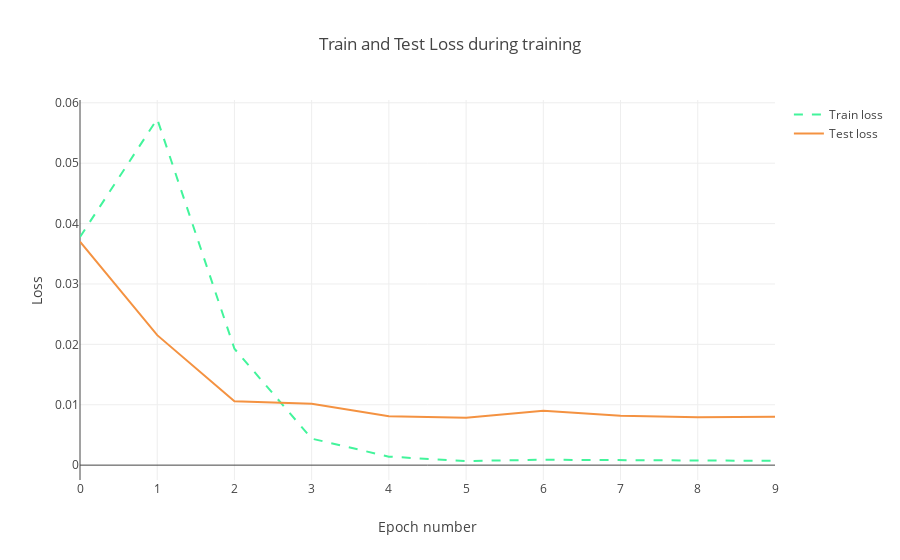

This figure's notebook cell:
### Code cell
trace1 = go.Scatter(
    x = np.arange(0, len(history.history['loss']), 1),
    y = history.history['loss'],
    mode = 'lines',
    name = 'Train loss',
    line = dict(color=('rgb(66, 244, 155)'), width=2, dash='dash')
)
trace2 = go.Scatter(
    x = np.arange(0, len(history.history['val_loss']), 1),
    y = history.history['val_loss'],
    mode = 'lines',
    name = 'Test loss',
    line = dict(color=('rgb(244, 146, 65)'), width=2)
)

data = [trace1, trace2]
layout = dict(title = 'Train and Test Loss during training',
              xaxis = dict(title = 'Epoch number'), yaxis = dict(title = 'Loss'))
fig = dict(data=data, layout=layout)
py.iplot(fig, filename='training_process')

### Figure 1 — Plotly figure (JSON) as saved in the notebook; plotly's stock layout.template omitted (floating-point values rounded to 4 significant figures)
{"data": [{"line": {"color": "rgb(66, 244, 155)", "dash": "dash", "width": 2}, "mode": "lines", "name": "Train loss", "type": "scatter", "uid": "5dd45a52-b8f6-11e8-962b-34363b7b9e5a", "x": [0, 1, 2, 3, 4, 5, 6, 7, 8, 9], "y": [0.03778, 0.05732, 0.01927, 0.004391, 0.001405, 0.0006856, 0.0008944, 0.0008022, 0.0006978, 0.0007138]}, {"line": {"color": "rgb(244, 146, 65)", "width": 2}, "mode": "lines", "name": "Test loss", "type": "scatter", "uid": "5dd4d434-b8f6-11e8-9d95-34363b7b9e5a", "x": [0, 1, 2, 3, 4, 5, 6, 7, 8, 9], "y": [0.037, 0.02153, 0.01059, 0.01017, 0.008095, 0.007837, 0.009013, 0.008171, 0.007943, 0.00803]}], "layout": {"title": "Train and Test Loss during training", "xaxis": {"title": "Epoch number"}, "yaxis": {"title": "Loss"}}}
